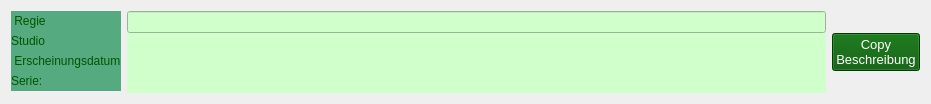
       <widget class="QWidget" name="layoutWidget">
        <property name="geometry">
         <rect>
          <x>50</x>
          <y>350</y>
          <width>931</width>
          <height>104</height>
         </rect>
        </property>
        <layout class="QHBoxLayout" name="horizontalLayout_11">
         <item>
          <layout class="QHBoxLayout" name="horizontalLayout_2">
           <item>
            <layout class="QVBoxLayout" name="verticalLayout_2">
             <property name="spacing">
              <number>0</number>
             </property>
             <property name="sizeConstraint">
              <enum>QLayout::SetNoConstraint</enum>
             </property>
             <item>
              <widget class="QLabel" name="lblmovie_regie">
               <property name="sizePolicy">
                <sizepolicy hsizetype="Preferred" vsizetype="Fixed">
                 <horstretch>0</horstretch>
                 <verstretch>0</verstretch>
                </sizepolicy>
               </property>
               <property name="maximumSize">
                <size>
                 <width>16777215</width>
                 <height>20</height>
                </size>
               </property>
               <property name="styleSheet">
                <string notr="true">background-color: rgb(85, 170, 127);
color: rgb(0, 85, 0);</string>
               </property>
               <property name="text">
                <string> Regie</string>
               </property>
              </widget>
             </item>
             <item>
              <widget class="QLabel" name="lblmovie_studio">
               <property name="sizePolicy">
                <sizepolicy hsizetype="Preferred" vsizetype="Fixed">
                 <horstretch>0</horstretch>
                 <verstretch>0</verstretch>
                </sizepolicy>
               </property>
               <property name="maximumSize">
                <size>
                 <width>16777215</width>
                 <height>20</height>
                </size>
               </property>
               <property name="styleSheet">
                <string notr="true">background-color: rgb(85, 170, 127);
color: rgb(0, 85, 0);</string>
               </property>
               <property name="text">
                <string>Studio</string>
               </property>
              </widget>
             </item>
             <item>
              <widget class="QLabel" name="lblmovie_releasedate">
               <property name="sizePolicy">
                <sizepolicy hsizetype="Preferred" vsizetype="Fixed">
                 <horstretch>0</horstretch>
                 <verstretch>0</verstretch>
                </sizepolicy>
               </property>
               <property name="maximumSize">
                <size>
                 <width>16777215</width>
                 <height>20</height>
                </size>
               </property>
               <property name="styleSheet">
                <string notr="true">background-color: rgb(85, 170, 127);
color: rgb(0, 85, 0);</string>
               </property>
               <property name="text">
                <string> Erscheinungsdatum</string>
               </property>
              </widget>
             </item>
             <item>
              <widget class="QLabel" name="lblmovie_serie">
               <property name="sizePolicy">
                <sizepolicy hsizetype="Preferred" vsizetype="Fixed">
                 <horstretch>0</horstretch>
                 <verstretch>0</verstretch>
                </sizepolicy>
               </property>
               <property name="maximumSize">
                <size>
                 <width>16777215</width>
                 <height>20</height>
                </size>
               </property>
               <property name="styleSheet">
                <string notr="true">background-color: rgb(85, 170, 127);
color: rgb(0, 85, 0);</string>
               </property>
               <property name="text">
                <string>Serie:                       </string>
               </property>
              </widget>
             </item>
            </layout>
           </item>
           <item>
            <layout class="QVBoxLayout" name="verticalLayout_3">
             <property name="spacing">
              <number>0</number>
             </property>
             <item>
              <widget class="QLineEdit" name="lbl_movie_regie">
               <property name="styleSheet">
                <string notr="true">background-color: rgb(209, 255, 203);
color: rgb(0, 85, 0);</string>
               </property>
              </widget>
             </item>
             <item>
              <widget class="QLabel" name="lbl_movie_studio">
               <property name="sizePolicy">
                <sizepolicy hsizetype="Preferred" vsizetype="Fixed">
                 <horstretch>0</horstretch>
                 <verstretch>0</verstretch>
                </sizepolicy>
               </property>
               <property name="maximumSize">
                <size>
                 <width>16777215</width>
                 <height>20</height>
                </size>
               </property>
               <property name="styleSheet">
                <string notr="true">background-color: rgb(209, 255, 203);
color: rgb(0, 85, 0);</string>
               </property>
               <property name="text">
                <string/>
               </property>
              </widget>
             </item>
             <item>
              <widget class="QLabel" name="lbl_movie_releasedate">
               <property name="sizePolicy">
                <sizepolicy hsizetype="Preferred" vsizetype="Fixed">
                 <horstretch>1</horstretch>
                 <verstretch>17</verstretch>
                </sizepolicy>
               </property>
               <property name="maximumSize">
                <size>
                 <width>16777215</width>
                 <height>20</height>
                </size>
               </property>
               <property name="styleSheet">
                <string notr="true">background-color: rgb(209, 255, 203);
color: rgb(0, 85, 0);</string>
               </property>
               <property name="text">
                <string/>
               </property>
              </widget>
             </item>
             <item>
              <widget class="QLabel" name="lbl_movie_serie">
               <property name="sizePolicy">
                <sizepolicy hsizetype="Expanding" vsizetype="Fixed">
                 <horstretch>1</horstretch>
                 <verstretch>0</verstretch>
                </sizepolicy>
               </property>
               <property name="maximumSize">
                <size>
                 <width>16777215</width>
                 <height>20</height>
                </size>
               </property>
               <property name="styleSheet">
                <string notr="true">background-color: rgb(209, 255, 203);
color: rgb(0, 85, 0);</string>
               </property>
               <property name="text">
                <string/>
               </property>
              </widget>
             </item>
            </layout>
           </item>
          </layout>
         </item>
         <item>
          <widget class="QPushButton" name="CopyBtn_InfoAKA">
           <property name="sizePolicy">
            <sizepolicy hsizetype="Fixed" vsizetype="Fixed">
             <horstretch>0</horstretch>
             <verstretch>0</verstretch>
            </sizepolicy>
           </property>
           <property name="font">
            <font>
             <pointsize>10</pointsize>
            </font>
           </property>
           <property name="styleSheet">
            <string notr="true">color: rgb(255, 255, 255);
background-color:rgb(0, 85, 0)</string>
           </property>
           <property name="text">
            <string>Copy
Beschreibung</string>
           </property>
          </widget>
         </item>
         <item>
          <layout class="QVBoxLayout" name="verticalLayout_10"/>
         </item>
        </layout>
       </widget>
